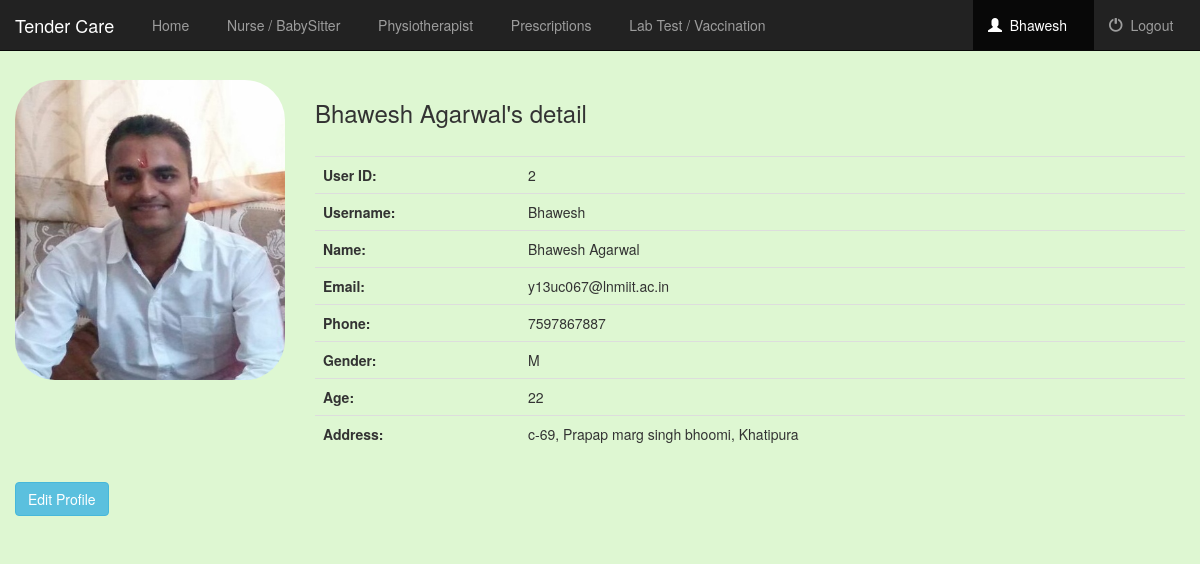
Screenshot of /user/ (signed in) with the database file from the repository.
### service/models.py (models this page shows, shortened)
class UserProfile(models.Model):
	user = models.OneToOneField(User)
	gender =models.CharField(max_length=10, choices=gender_choices, default = '')
	profile_photo = models.ImageField()
	contact_number = models.CharField(max_length=10,default= None)
	age = models.PositiveIntegerField()
	address = models.CharField(max_length=1000)

### service/views.py (the view)
# urls.py: url(r'^user/$', views.user_detail, name = 'user_detail'),
def user_detail(request):
	if not request.user.is_authenticated():
		return render(request, 'service/login.html')
	else:
		userdata = UserProfile.objects.filter(user = request.user)
		return render(request,'service/user.html', {'userdata' : userdata,})

### service/templates/service/user.html (shortened to what this page needs)
{% extends 'service/base_navbar.html' %}
{% block user_active %}active{% endblock %}
{% block basebody %}
<div class="container-fluid userd">
	<div class="row">
		{% if userdata %}
			{% for userdt in userdata %}
				<div class="col-sm-6 col-md-3">
					{% if userdt.profile_photo %}
						<img src="{{ userdt.profile_photo.url}}" class="img-responsive userimg">
					{% else %}
						<img src="../media/user.png" class="img-responsive userimg">
					{% endif %}
				</div>
				<div class="col-sm-6 col-md-9">
					<h3>{{userdt.user.get_full_name|title}}'s detail</h3><br>
					<table class="table table-hover" border="0">
						<tr>
							<th>User ID:</th>
							<td>{{userdt.user.pk}}</td>
						</tr>
						<tr>
							<th>Username:</th>
							<td>{{userdt.user.username|title}}</td>
						</tr>
						<tr>
							<th>Name:</th>
							<td>{{userdt.user.get_full_name|title}}</td>
						</tr>
						<tr>
							<th>Email:</th>
							<td>{{userdt.user.email}}</td>
						</tr>
						<tr>
							<th>Phone:</th>
							<td>{{userdt.contact_number}}</td>
						</tr>
						<tr>
							<th>Gender:</th>
							<td>{{userdt.gender}}</td>
						</tr>
						<tr>
							<th>Age:</th>
							<td>{{userdt.age}}</td>
						</tr>
						<tr>
							<th>Address:</th>
							<td>{{userdt.address}}</td>
						</tr>
					</table>
				</div>
			{% endfor %}
		{% endif %}
		<ul class="nav nav-pills" style="margin-bottom: 10px;">
			<li role="presentation"><a href="{% url 'service:edit_user' user.pk %}"><button class="btn btn-info">Edit Profile</button></a></li>
		</ul>
	</div>
</div>
{% endblock %}

### service/templates/service/base_navbar.html (shortened to what this page needs)
<!Doctype html>
<html lang="en">
	<head>
		{% load staticfiles %}
		<link rel="stylesheet" href="https://maxcdn.bootstrapcdn.com/bootstrap/3.3.7/css/bootstrap.min.css?v=1" />
		<link rel="stylesheet" type="text/css" href="{% static 'service/style.css' %}?v=1" />
		<link href="//cdn.bootcss.com/bootstrap-datetimepicker/4.17.44/css/bootstrap-datetimepicker.min.css" rel="stylesheet">
	</head>
	<body class="body">
		<nav class="navbar navbar-inverse navbar-fixed-top">
			<div class="container-fluid">
		        <div class="navbar-header">
		            <a class="navbar-brand" href="{% url 'service:index' %}">Tender Care</a>
		        </div>
		        <div class="collapse navbar-collapse" id="topNavBar">
		        	<ul class="nav navbar-nav">
		                <li class="{% block home_active %}{% endblock %}"><a href="{% url 'service:home' %}">&nbsp; Home</a></li>
		                <li class="{% block appointments_active %}{% endblock %}"><a href="{% url 'service:appointment' %}">&nbsp; Nurse / BabySitter </a></li>
		                <li class="{% block physio_active %}{% endblock %}"><a href="{% url 'service:physiotherapist' %}">&nbsp; Physiotherapist </a></li>
		                <li class="{% block prescriptions_active %}{% endblock %}"><a href="{% url 'service:prescription' %}">&nbsp; Prescriptions </a></li>
		                <li class="{% block test_active %}{% endblock %}"><a href="{% url 'service:lab_test' %}">&nbsp; Lab Test / Vaccination </a></li>
		            </ul>
					<ul class="nav navbar-nav navbar-right">
					    <li class="{% block user_active %}{% endblock %}">
					        <a href="{% url 'service:user_detail' %}">
					            <span class="glyphicon glyphicon-user" aria-hidden="true"></span>&nbsp; {{ user.get_username|title }} &nbsp;&nbsp;
					        </a>
					    </li>
					    <li>
					        <a href="{% url 'service:logout_user' %}">
					            <span class="glyphicon glyphicon-off" aria-hidden="true"></span>&nbsp; Logout &nbsp;&nbsp;
					        </a>
					    </li>
					</ul>
		        </div>
			</div>
		</nav>
		{% block basebody %}
		{% endblock %}
	</body>
</html>

### service/static/service/style.css (style rules this page uses)
.body { background-color: #def7d2; }
.userd { margin-top: 80px; }
.userimg { width: 300px; height: 300px; border-radius: 40px; }

### rows the page displays
UserProfile: profile_photo (picture), user.get_full_name "Bhawesh Agarwal", user.pk "2", user.username "Bhawesh", user.email "y13uc067@lnmiit.ac.in", contact_number "7597867887", gender "M", age "22", address "c-69, Prapap marg singh bhoomi, Khatipura"

### other values shown
{{ user.get_username|title }} "Bhawesh"
